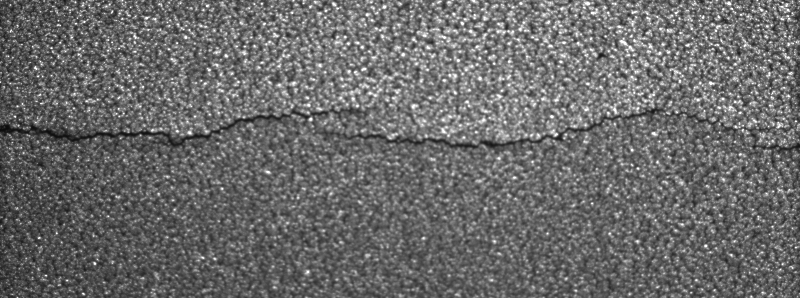
//> input picture testImg/11.1.bmp, 800 x 298 px
$ ./source   (built with g++ and OpenCV 4)
//> lines starting //> are read from the running program, lines starting //| are printed output that depends on the picture; after the words box and inside, x2 and y2 are one past the last pixel; in counts of white or black regions, pixels touching at a corner belong together
#include "opencv2/core/core.hpp"
#include "opencv2/highgui/highgui.hpp"
#include "opencv2/imgproc/imgproc.hpp"
#include <iostream>
#include <opencv2/opencv.hpp>

using namespace cv;
using namespace std;

void RemoveSmallRegion(Mat& Src, Mat& Dst, int AreaLimit, int CheckMode, int NeihborMode)
{
	int RemoveCount = 0;       //记录除去的个数
	//记录每个像素点检验状态的标签，0代表未检查，1代表正在检查,2代表检查不合格（需要反转颜色），3代表检查合格或不需检查
	Mat Pointlabel = Mat::zeros(Src.size(), CV_8UC1);

	if (CheckMode == 1)
	{
		//cout << "Mode: 去除小区域. ";
		for (int i = 0; i < Src.rows; ++i)
		{
			uchar* iData = Src.ptr<uchar>(i);
			uchar* iLabel = Pointlabel.ptr<uchar>(i);
			for (int j = 0; j < Src.cols; ++j)
			if (iData[j] < 10)
				iLabel[j] = 3;
		}
	}
	else
	{
		//cout << "Mode: 去除孔洞. ";
		for (int i = 0; i < Src.rows; ++i)
		{
			uchar* iData = Src.ptr<uchar>(i);
			uchar* iLabel = Pointlabel.ptr<uchar>(i);
			for (int j = 0; j < Src.cols; ++j)
			{
				if (iData[j] > 10)
				{
					iLabel[j] = 3;
				}
			}
		}
	}

	vector<Point> NeihborPos;  //记录邻域点位置
	NeihborPos.push_back(Point(-1, 0));
	NeihborPos.push_back(Point(1, 0));
	NeihborPos.push_back(Point(0, -1));
	NeihborPos.push_back(Point(0, 1));
	if (NeihborMode == 1)
	{
		/*	cout << "Neighbor mode: 8邻域." << endl;*/
		NeihborPos.push_back(Point2i(-1, -1));
		NeihborPos.push_back(Point2i(-1, 1));
		NeihborPos.push_back(Point2i(1, -1));
		NeihborPos.push_back(Point2i(1, 1));
	}
	//else cout << "Neighbor mode: 4邻域." << endl;
	int NeihborCount = 4 + 4 * NeihborMode;
	int CurrX = 0, CurrY = 0;
	//开始检测
	for (int i = 0; i < Src.rows; ++i)
	{
		uchar* iLabel = Pointlabel.ptr<uchar>(i);
		for (int j = 0; j < Src.cols; ++j)
		{
			if (iLabel[j] == 0)
			{
				//********开始该点处的检查**********
				vector<Point2i> GrowBuffer;                                      //堆栈，用于存储生长点
				GrowBuffer.push_back(Point2i(j, i));
				Pointlabel.at<uchar>(i, j) = 1;
				int CheckResult = 0;                                               //用于判断结果（是否超出大小），0为未超出，1为超出

				for (int z = 0; z<GrowBuffer.size(); z++)
				{

					for (int q = 0; q<NeihborCount; q++)                                      //检查四个邻域点
					{
						CurrX = GrowBuffer.at(z).x + NeihborPos.at(q).x;
						CurrY = GrowBuffer.at(z).y + NeihborPos.at(q).y;
						if (CurrX >= 0 && CurrX<Src.cols&&CurrY >= 0 && CurrY<Src.rows)  //防止越界
						{
							if (Pointlabel.at<uchar>(CurrY, CurrX) == 0)
							{
								GrowBuffer.push_back(Point2i(CurrX, CurrY));  //邻域点加入buffer
								Pointlabel.at<uchar>(CurrY, CurrX) = 1;           //更新邻域点的检查标签，避免重复检查
							}
						}
					}

				}
				if (GrowBuffer.size()>AreaLimit) CheckResult = 2;                 //判断结果（是否超出限定的大小），1为未超出，2为超出
				else { CheckResult = 1;   RemoveCount++; }
				for (int z = 0; z<GrowBuffer.size(); z++)                         //更新Label记录
				{
					CurrX = GrowBuffer.at(z).x;
					CurrY = GrowBuffer.at(z).y;
					Pointlabel.at<uchar>(CurrY, CurrX) += CheckResult;
				}
				//********结束该点处的检查**********


			}
		}
	}

	CheckMode = 255 * (1 - CheckMode);
	//开始反转面积过小的区域
	for (int i = 0; i < Src.rows; ++i)
	{
		uchar* iData = Src.ptr<uchar>(i);
		uchar* iDstData = Dst.ptr<uchar>(i);
		uchar* iLabel = Pointlabel.ptr<uchar>(i);
		for (int j = 0; j < Src.cols; ++j)
		{
			if (iLabel[j] == 2)
			{
				iDstData[j] = CheckMode;
			}
			else if (iLabel[j] == 3)
			{
				iDstData[j] = iData[j];
			}
		}
	}

	/*cout << RemoveCount << " objects removed." << endl;*/
}
int maxval(int *ptr, int num)
{
	int max = ptr[0];
	for (int i = 1; i < num; i++)
	if (max < ptr[i])
		max = ptr[i];
	return max;
}
Mat histcount(Mat &img, int *ptri, uchar *ptr, int &count)   //画灰度图的直方图,ptri为存放图像灰度级与其数量的对应关系的数组名，ptr指向图像第一个像素。
{
	int maxheight = 256;
	for (int i = 0; i < img.rows*img.cols; i++)
	{
		if (ptr[i] != 255)
		{
			++ptri[ptr[i]];
			count++;
		}
	}	                                 //统计原图各灰度级像素点个数
	ptri[255] = 0;
	int max = maxval(ptri, 256);
	Mat hist(256, 512, CV_8UC3);                         //直方图宽512，高256
	for (int i = 0; i < 256; i++)
	{
		double height = ptri[i] * maxheight / (1.0*max);
		rectangle(hist, Point(i * 2, 255), Point((i + 1) * 2 - 1, 255 - height), Scalar(0, 0, 255));
	}
	return hist;
}
void histogramequ(Mat &img, Mat img_htg)                       //直方图均衡函数，输入输出图像大小一致
{
	int count = 0;
	uchar* ptr = img.ptr<uchar>(0);
	uchar* ptr_htg = img_htg.ptr<uchar>(0);                   //用以存放原图各灰度级像素点个数
	int grayori[256] = { 0 };
	double  grayp[256] = { 0 };
	int graynew[256] = { 0 };                                //用以直方图均衡后各灰度级映射关系
	Mat histori/*(256, 512, CV_8UC3)*/;
	histori = histcount(img, grayori, ptr, count);
	//	imshow("hist", histori);                                //画原图像直方图
	for (int i = 0; i < 256; i++)
		grayp[i] = grayori[i] / (1.0*count);               //原图各灰度级像素点个数占总像素个数比率
	double sum = 0;
	int sumi;
	for (int i = 0; i < 256; i++)
	{
		sum += grayp[i];
		sumi = int(255 * sum + 0.5);

		graynew[i] = sumi;                      //构造映射关系
	}
	Mat hist_htg/*(256, 512, CV_8UC3)*/;
	for (int i = 0; i < img.rows*img.cols; i++)        //直方图均衡
	{
		if (ptr_htg[i] != 255)
		{
			ptr_htg[i] = graynew[ptr[i]];
		}
	}
	count = 0;
	memset(graynew, 0, sizeof(int)* 256);               //将存储映射关系的数组清零用以存放均衡后图像的直方图统计数据
	hist_htg = histcount(img_htg, graynew, ptr_htg, count);
	//	imshow("hist_htg", hist_htg);                     //均衡后图像直方图
}
Mat BackgroundEqu(Mat &srcImage)
{
	const int subWindowSize = 8;	//子窗口大小
	//子窗口灰度均值
	Mat subMaskIntensity(srcImage.rows / subWindowSize, srcImage.cols / subWindowSize, CV_8UC1);
	for (auto i = 0; i < subMaskIntensity.rows; ++i)
	{
		for (auto j = 0; j < subMaskIntensity.cols; ++j)
		{
			long long intensity = 0;
			for (auto k = 0; k < subWindowSize; ++k)
			{
				for (auto m = 0; m < subWindowSize; ++m)
				{
					intensity += srcImage.at<unsigned char>(subWindowSize * i + k, subWindowSize * j + m);
				}
			}
			subMaskIntensity.at<unsigned char>(i, j) = intensity / (subWindowSize * subWindowSize);
		}
	}

	for (auto i = 1; i < subMaskIntensity.rows - 1; ++i)
	{
		for (auto j = 1; j < subMaskIntensity.cols - 1; ++j)
		{
			if (subMaskIntensity.at<unsigned char>(i, j) < subMaskIntensity.at<unsigned char>(i - 1, j) &&
				subMaskIntensity.at<unsigned char>(i, j) < subMaskIntensity.at<unsigned char>(i + 1, j))
			{
				subMaskIntensity.at<unsigned char>(i, j) = (subMaskIntensity.at<unsigned char>(i - 1, j) + subMaskIntensity.at<unsigned char>(i + 1, j)) / 2;
			}
			if (subMaskIntensity.at<unsigned char>(i, j) < subMaskIntensity.at<unsigned char>(i, j - 1) &&
				subMaskIntensity.at<unsigned char>(i, j) < subMaskIntensity.at<unsigned char>(i, j + 1))
			{
				subMaskIntensity.at<unsigned char>(i, j) = (subMaskIntensity.at<unsigned char>(i, j - 1) + subMaskIntensity.at<unsigned char>(i, j + 1)) / 2;
			}
		}
	}

	long long imgIntensity = 0;			//全图灰度均值
	for (auto i = 0; i < srcImage.rows; ++i)
	{
		for (auto j = 0; j < srcImage.cols; ++j)
		{
			imgIntensity += srcImage.at<unsigned char>(i, j);
		}
	}
	imgIntensity /= (srcImage.cols * srcImage.rows);

	for (auto i = 0; i < subMaskIntensity.rows; ++i)		//消除背景光
	{
		for (auto j = 0; j < subMaskIntensity.cols; ++j)
		{
			double balanceFactor = double(imgIntensity) / subMaskIntensity.at<unsigned char>(i, j);
			for (auto k = 0; k < subWindowSize; ++k)
			{
				for (auto m = 0; m < subWindowSize; ++m)
				{
					srcImage.at<unsigned char>(subWindowSize * i + k, subWindowSize * j + m) *= balanceFactor;
				}
			}
		}
	}
	return srcImage;
}
Mat SilTest(Mat &img)
{
	Mat img_copy,img_1;
	img.copyTo(img_copy);
//	imshow("ori", img_copy);
	histogramequ(img_copy, img_copy);
//	imshow("htg", img_copy);


	threshold(img_copy, img_copy, 15, 255, THRESH_BINARY);                              //15            32
//	imshow("bin", img_copy);
	RemoveSmallRegion(img_copy, img_copy, 8, 0, 1);                       //15
//	imshow("remove", img_copy);
	Mat element = getStructuringElement(MORPH_RECT, Size(3, 3));
	//morphologyEx(img_copy, img_copy, MORPH_CLOSE, element);
	erode(img_copy, img_1, element);                                          //3
	RemoveSmallRegion(img_1, img_1, 120, 0, 1);                                  //100
//	imshow("result", img_1);
	return img_1;
}
void ISilt(Mat &srcImage)
{
	vector<int> statistic;			//垂直窗口统计
	const int staWindowSize = 10;
	for (auto i = 0; i < srcImage.rows / staWindowSize; ++i)
	{
		int counter = 0;
		for (auto m = 0; m < staWindowSize; ++m)
		{
			for (auto j = 0; j < srcImage.cols; ++j)
			{
				if (srcImage.at<unsigned char>(i * staWindowSize + m, j) < 50)
				{
					++counter;
				}
			}
		}
		statistic.push_back(counter);
				cout << counter << ",";		//输出统计数据
	}
	cvtColor(srcImage, srcImage, CV_GRAY2BGR);
	for (auto i = 0; i < statistic.size(); ++i)
	{
		if (statistic[i] > 550)		//判断裂缝的阈值
		{
			auto j = i + 1;
			for (; j < statistic.size(); ++j)
			{
				if (statistic[j] < 155) break;		//裂缝结束阈值
			}
			if (j - i > 2)
			{
				cout << endl << "裂缝在" << i * 10 << "行到" << j * 10 << "行之间" << endl;
				line(srcImage, Point(0, j*10), Point(srcImage.cols, j*10), Scalar(0, 0, 255), 2, 4);
				line(srcImage, Point(0, i * 10), Point(srcImage.cols, i * 10), Scalar(0, 0, 255), 2, 4);
				break;
			}
		}
	}
	imshow("result", srcImage);

}
int main()
{
	int64 timestart = 0, timeend = 0;
	timestart = getTickCount();
	string imgpath = "E:\\Desktop\\defect-detection\\testImg\\";
	string imgname = imgpath + "11.1.bmp";
	Mat img = imread(imgname, 0);
//> img is the input picture: 298 rows x 800 cols, CV_8UC1; min 12, max 255, mean 106.1
	img = BackgroundEqu(img);
//> the loop in BackgroundEqu, `for (auto i = 0; i < srcImage.rows; ++i)` made 298 passes
//> imgIntensity on passes 1 to 3: 88995, 179330, 270709
//> after the loop in BackgroundEqu, `for (auto i = 0; i < srcImage.rows; ++i)`: imgIntensity = 25288886
//> in BackgroundEqu, `imgIntensity /= (srcImage.cols * srcImage.rows);`: imgIntensity = 106
//> after the loop in BackgroundEqu, `for (auto i = 0; i < subMaskIntensity.rows; ++i)`:
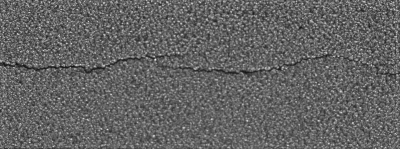
//> srcImage: 298 rows x 800 cols, CV_8UC1 (shown at 1/2 size); min 0, max 255, mean 99.5
	img = SilTest(img);
//> after the loop in histcount, `for (int i = 0; i < img.rows*img.cols; i++)`: count = 238398
//> in maxval, `int max = ptr[0];`: max = 3
//> the loop in maxval, `for (int i = 1; i < num; i++)` made 255 passes
//> max on passes 1, 3, 19, 20, 22, 24, 25, 28: 6, 12, 13, 14, 25, 39, 42, 48
//> after the loop in maxval, `for (int i = 1; i < num; i++)`: max = 4673
//> the loop in histcount, `for (int i = 0; i < 256; i++)` made 256 passes
//> height on passes 1 to 3: 0.164, 0.329, 0.11
//> after the loop in histcount, `for (int i = 0; i < 256; i++)`:
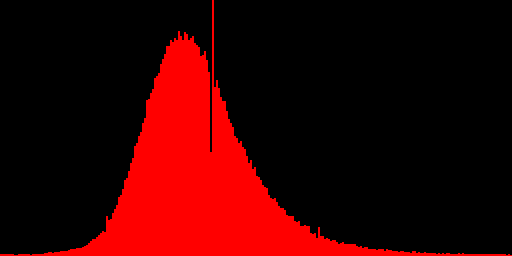
//> hist: 256 rows x 512 cols, CV_8UC3; mean B, G, R 0, 0, 52.3
//> in histogramequ, `histori = histcount(img, grayori, ptr, count);`: grayori = 256 values, max 4673 at index 106, min 0 at index 7, mean 931.2; count = 238398
//> after the loop in histogramequ, `for (int i = 0; i < 256; i++)`: grayp = 256 values, max 0.0196 at index 106, min 0 at index 7, mean 0.00391
//> the loop in histogramequ, `for (int i = 0; i < 256; i++)` made 256 passes
//> (sum, sumi) on passes 1 to 3: (1.26e-05, 0), (3.78e-05, 0), (4.61e-05, 0)
//> after the loop in histogramequ, `for (int i = 0; i < 256; i++)`: sum = 1; graynew = 256 values from 0 to 255
//> after the loop in histogramequ, `for (int i = 0; i < img.rows*img.cols; i++)`:
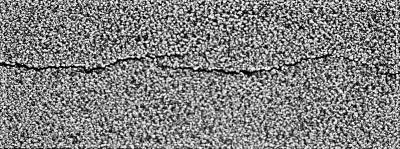
//> img_htg: 298 rows x 800 cols, CV_8UC1 (shown at 1/2 size); min 0, max 255, mean 128.9
//> in histogramequ, `memset(graynew, 0, sizeof(int)* 256);`: graynew = 256 values from 0 to 0
//> after the loop in histcount (call 2), `for (int i = 0; i < img.rows*img.cols; i++)`: count = 237926
//> the loop in maxval (call 2), `for (int i = 1; i < num; i++)` made 255 passes
//> max on passes 1, 2, 7, 15, 16, 18, 20, 22: 827, 1041, 1281, 1364, 1394, 1521, 1668, 1753
//> the loop in histcount (call 2), `for (int i = 0; i < 256; i++)` made 256 passes
//> height on passes 1 to 3: 25.31, 45.31, 57.03
//> after the loop in histcount (call 2), `for (int i = 0; i < 256; i++)`:
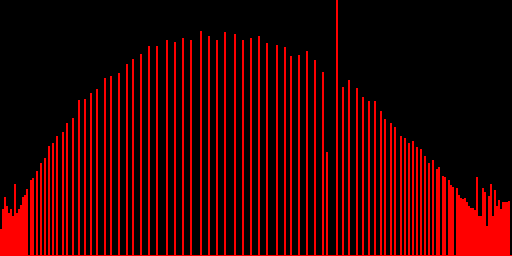
//> hist: 256 rows x 512 cols, CV_8UC3; mean B, G, R 0, 0, 51.9
//> in histogramequ, `hist_htg = histcount(img_htg, graynew, ptr_htg, count);`: graynew = 256 values, max 4673 at index 168, min 0 at index 14, mean 929.4; count = 237926
//> in SilTest, `threshold(img_copy, img_copy, 15, 255, THRESH_BINARY);`:
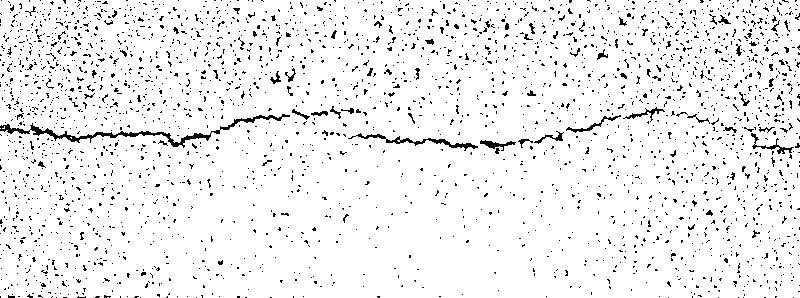
//> img_copy: 298 rows x 800 cols, CV_8UC1; 94.1% white; black in thin lines or dots
//> the loop in RemoveSmallRegion, `for (int i = 0; i < Src.rows; ++i)` made 298 passes
//> (CurrX, CurrY, RemoveCount) on passes 1 to 3: (795, 1, 31), (656, 1, 46), (781, 4, 59)
//> call 2 of RemoveSmallRegion, with AreaLimit = 120, CheckMode = 0, NeihborMode = 1
//> after the loop in RemoveSmallRegion (call 2), `for (int i = 0; i < Src.rows; ++i)`:
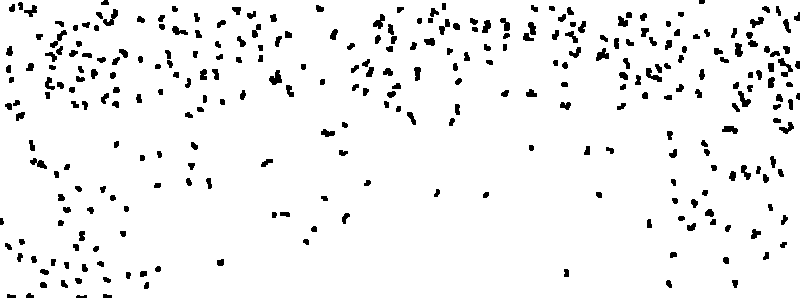
//> Pointlabel: 298 rows x 800 cols, CV_8UC1; values 2 (black) and 3 (white), 94.6% white; 299 black regions, largest, box (x1, y1, x2, y2) and area: (269, 70, 282, 85) 118, (778, 58, 793, 77) 116, (103, 9, 118, 26) 109
	ISilt(img);
//> the loop in ISilt, `for (auto i = 0; i < srcImage.rows / staWindowSize; ++i)` made 29 passes
//| 0,112,171,17,0,
//> (output is shown up to pass 5 of 29)
//> the loop in ISilt, `for (auto i = 0; i < statistic.size(); ++i)` made 12 passes
//| 裂缝在110行到150行之间
//> after the loop in ISilt, `for (auto i = 0; i < statistic.size(); ++i)`:
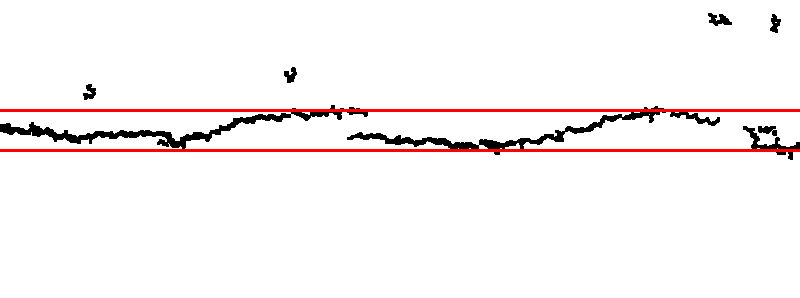
//> srcImage: 298 rows x 800 cols, CV_8UC3; mean B, G, R 243.8, 243.8, 248.9
	timeend = getTickCount();
	cout << "\nhas passed: " << 1000.0*(timeend - timestart) / getTickFrequency() << " ms" << endl;
	waitKey(0);
	return 0;
}

$ run again, with testImg/1.1.bmp copied over testImg/11.1.bmp
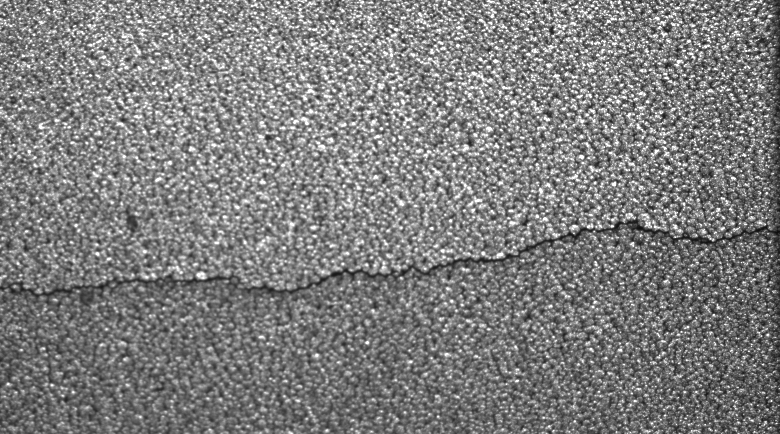
//> input picture testImg/1.1.bmp, 780 x 434 px
//> img is the input picture: 434 rows x 780 cols, CV_8UC1; min 14, max 255, mean 125.4
//> the loop in BackgroundEqu, `for (auto i = 0; i < srcImage.rows; ++i)` made 434 passes
//> imgIntensity on passes 1 to 3: 103451, 209036, 315471
//> after the loop in BackgroundEqu, `for (auto i = 0; i < srcImage.rows; ++i)`: imgIntensity = 42436705
//> in BackgroundEqu, `imgIntensity /= (srcImage.cols * srcImage.rows);`: imgIntensity = 125
//> after the loop in histcount, `for (int i = 0; i < img.rows*img.cols; i++)`: count = 338478
//> in maxval, `int max = ptr[0];`: max = 14
//> the loop in maxval, `for (int i = 1; i < num; i++)` made 255 passes
//> max on passes 1, 25, 26, 28, 30, 31, 33, 34: 37, 39, 54, 56, 59, 84, 87, 100
//> after the loop in maxval, `for (int i = 1; i < num; i++)`: max = 4675
//> the loop in histcount, `for (int i = 0; i < 256; i++)` made 256 passes
//> height on passes 1 to 3: 0.767, 2.03, 0.438
//> in histogramequ, `histori = histcount(img, grayori, ptr, count);`: grayori = 256 values, max 4675 at index 125, min 0 at index 255, mean 1322.2; count = 338478
//> after the loop in histogramequ, `for (int i = 0; i < 256; i++)`: grayp = 256 values, max 0.0138 at index 125, min 0 at index 255, mean 0.00391
//> the loop in histogramequ, `for (int i = 0; i < 256; i++)` made 256 passes
//> (sum, sumi) on passes 1 to 3: (4.14e-05, 0), (0.000151, 0), (0.000174, 0)
//> after the loop in histogramequ, `for (int i = 0; i < 256; i++)`: sum = 1; graynew = 256 values from 0 to 255
//> in histogramequ, `memset(graynew, 0, sizeof(int)* 256);`: graynew = 256 values from 0 to 0
//> after the loop in histcount (call 2), `for (int i = 0; i < img.rows*img.cols; i++)`: count = 337787
//> the loop in maxval (call 2), `for (int i = 1; i < num; i++)` made 255 passes
//> max on passes 1, 2, 3, 5, 19, 20, 23, 25: 1197, 1336, 1408, 1715, 1725, 1883, 2016, 2114
//> the loop in histcount (call 2), `for (int i = 0; i < 256; i++)` made 256 passes
//> height on passes 1 to 3: 34.01, 65.55, 73.16
//> after the loop in histcount (call 2), `for (int i = 0; i < 256; i++)`:
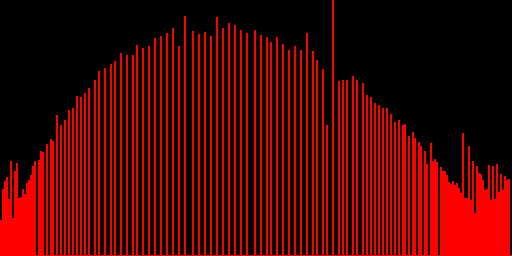
//> hist: 256 rows x 512 cols, CV_8UC3; mean B, G, R 0, 0, 73.2
//> in histogramequ, `hist_htg = histcount(img_htg, graynew, ptr_htg, count);`: graynew = 256 values, max 4675 at index 166, min 0 at index 18, mean 1319.5; count = 337787
//> img_copy: 434 rows x 780 cols, CV_8UC1; 94.2% white; black in thin lines or dots
//> the loop in RemoveSmallRegion, `for (int i = 0; i < Src.rows; ++i)` made 434 passes
//> (CurrX, CurrY, RemoveCount) on passes 1 to 3: (779, 6, 30), (729, 1, 43), (768, 3, 59)
//> img_1: 434 rows x 780 cols, CV_8UC1; 93% white; 402 black regions, largest, box (x1, y1, x2, y2) and area: (398, 217, 780, 281) 3121, (244, 267, 398, 298) 948, (7, 281, 89, 299) 482
//> the loop in ISilt, `for (auto i = 0; i < srcImage.rows / staWindowSize; ++i)` made 43 passes
//| 53,49,49,106,129,
//> (output is shown up to pass 5 of 43)
//> the loop in ISilt, `for (auto i = 0; i < statistic.size(); ++i)` made 23 passes
//| 裂缝在220行到300行之间
//> after the loop in ISilt, `for (auto i = 0; i < statistic.size(); ++i)`:
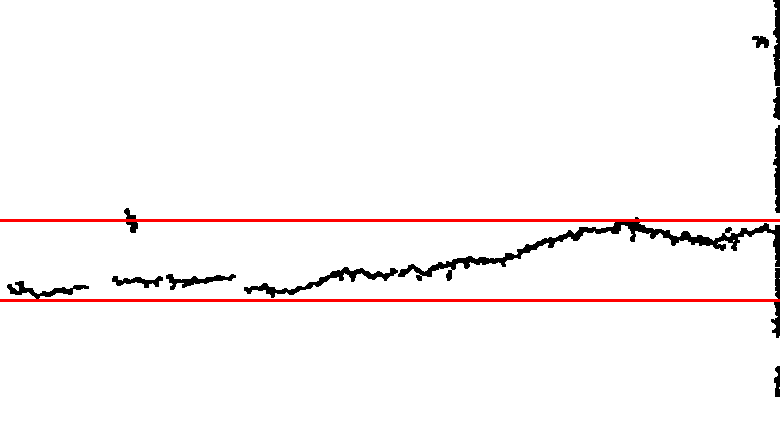
//> srcImage: 434 rows x 780 cols, CV_8UC3; mean B, G, R 246.2, 246.2, 249.7
